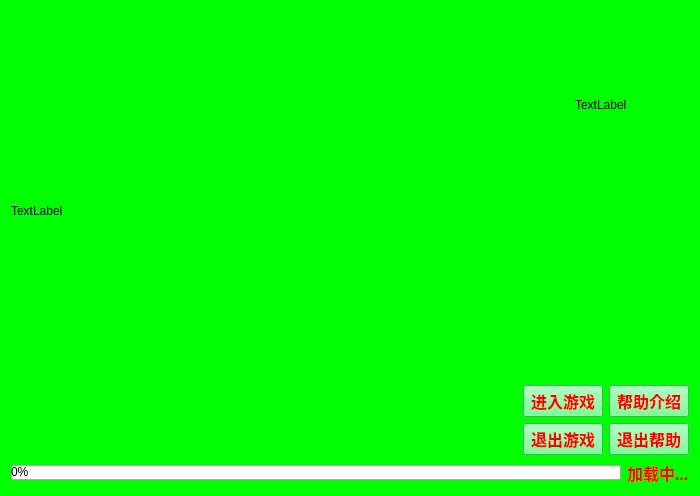
<?xml version="1.0" encoding="UTF-8"?>
<ui version="4.0">
 <class>Widget</class>
 <widget class="QWidget" name="Widget">
  <property name="geometry">
   <rect>
    <x>0</x>
    <y>0</y>
    <width>700</width>
    <height>496</height>
   </rect>
  </property>
  <property name="palette">
   <palette>
    <active>
     <colorrole role="WindowText">
      <brush brushstyle="SolidPattern">
       <color alpha="255">
        <red>0</red>
        <green>0</green>
        <blue>0</blue>
       </color>
      </brush>
     </colorrole>
     <colorrole role="Text">
      <brush brushstyle="SolidPattern">
       <color alpha="255">
        <red>0</red>
        <green>0</green>
        <blue>0</blue>
       </color>
      </brush>
     </colorrole>
     <colorrole role="Base">
      <brush brushstyle="SolidPattern">
       <color alpha="255">
        <red>255</red>
        <green>255</green>
        <blue>255</blue>
       </color>
      </brush>
     </colorrole>
     <colorrole role="Window">
      <brush brushstyle="SolidPattern">
       <color alpha="255">
        <red>0</red>
        <green>255</green>
        <blue>0</blue>
       </color>
      </brush>
     </colorrole>
    </active>
    <inactive>
     <colorrole role="WindowText">
      <brush brushstyle="SolidPattern">
       <color alpha="255">
        <red>0</red>
        <green>0</green>
        <blue>0</blue>
       </color>
      </brush>
     </colorrole>
     <colorrole role="Text">
      <brush brushstyle="SolidPattern">
       <color alpha="255">
        <red>0</red>
        <green>0</green>
        <blue>0</blue>
       </color>
      </brush>
     </colorrole>
     <colorrole role="Base">
      <brush brushstyle="SolidPattern">
       <color alpha="255">
        <red>255</red>
        <green>255</green>
        <blue>255</blue>
       </color>
      </brush>
     </colorrole>
     <colorrole role="Window">
      <brush brushstyle="SolidPattern">
       <color alpha="255">
        <red>0</red>
        <green>255</green>
        <blue>0</blue>
       </color>
      </brush>
     </colorrole>
    </inactive>
    <disabled>
     <colorrole role="WindowText">
      <brush brushstyle="SolidPattern">
       <color alpha="255">
        <red>120</red>
        <green>120</green>
        <blue>120</blue>
       </color>
      </brush>
     </colorrole>
     <colorrole role="Text">
      <brush brushstyle="SolidPattern">
       <color alpha="255">
        <red>120</red>
        <green>120</green>
        <blue>120</blue>
       </color>
      </brush>
     </colorrole>
     <colorrole role="Base">
      <brush brushstyle="SolidPattern">
       <color alpha="255">
        <red>0</red>
        <green>255</green>
        <blue>0</blue>
       </color>
      </brush>
     </colorrole>
     <colorrole role="Window">
      <brush brushstyle="SolidPattern">
       <color alpha="255">
        <red>0</red>
        <green>255</green>
        <blue>0</blue>
       </color>
      </brush>
     </colorrole>
    </disabled>
   </palette>
  </property>
  <property name="acceptDrops">
   <bool>false</bool>
  </property>
  <property name="windowTitle">
   <string>BlackWhite</string>
  </property>
  <property name="windowIcon">
   <iconset>
    <normaloff>ico.ico</normaloff>ico.ico</iconset>
  </property>
  <layout class="QGridLayout" name="gridLayout_2">
   <item row="0" column="0" colspan="2">
    <spacer name="horizontalSpacer_4">
     <property name="orientation">
      <enum>Qt::Horizontal</enum>
     </property>
     <property name="sizeHint" stdset="0">
      <size>
       <width>195</width>
       <height>20</height>
      </size>
     </property>
    </spacer>
   </item>
   <item row="0" column="2" rowspan="2" colspan="2">
    <widget class="QLabel" name="label">
     <property name="text">
      <string>TextLabel</string>
     </property>
    </widget>
   </item>
   <item row="1" column="0">
    <spacer name="verticalSpacer_2">
     <property name="orientation">
      <enum>Qt::Vertical</enum>
     </property>
     <property name="sizeHint" stdset="0">
      <size>
       <width>20</width>
       <height>156</height>
      </size>
     </property>
    </spacer>
   </item>
   <item row="2" column="0">
    <widget class="QLabel" name="label_movie">
     <property name="text">
      <string>TextLabel</string>
     </property>
    </widget>
   </item>
   <item row="3" column="0">
    <spacer name="verticalSpacer">
     <property name="orientation">
      <enum>Qt::Vertical</enum>
     </property>
     <property name="sizeHint" stdset="0">
      <size>
       <width>20</width>
       <height>155</height>
      </size>
     </property>
    </spacer>
   </item>
   <item row="4" column="0">
    <spacer name="horizontalSpacer">
     <property name="orientation">
      <enum>Qt::Horizontal</enum>
     </property>
     <property name="sizeHint" stdset="0">
      <size>
       <width>239</width>
       <height>20</height>
      </size>
     </property>
    </spacer>
   </item>
   <item row="4" column="1" colspan="3">
    <layout class="QGridLayout" name="gridLayout">
     <item row="0" column="0">
      <widget class="QPushButton" name="playGame">
       <property name="sizePolicy">
        <sizepolicy hsizetype="Preferred" vsizetype="Fixed">
         <horstretch>0</horstretch>
         <verstretch>0</verstretch>
        </sizepolicy>
       </property>
       <property name="palette">
        <palette>
         <active>
          <colorrole role="WindowText">
           <brush brushstyle="SolidPattern">
            <color alpha="255">
             <red>255</red>
             <green>85</green>
             <blue>127</blue>
            </color>
           </brush>
          </colorrole>
          <colorrole role="Button">
           <brush brushstyle="SolidPattern">
            <color alpha="255">
             <red>85</red>
             <green>255</green>
             <blue>127</blue>
            </color>
           </brush>
          </colorrole>
          <colorrole role="ButtonText">
           <brush brushstyle="SolidPattern">
            <color alpha="255">
             <red>255</red>
             <green>0</green>
             <blue>0</blue>
            </color>
           </brush>
          </colorrole>
          <colorrole role="Base">
           <brush brushstyle="SolidPattern">
            <color alpha="255">
             <red>85</red>
             <green>255</green>
             <blue>127</blue>
            </color>
           </brush>
          </colorrole>
          <colorrole role="Window">
           <brush brushstyle="SolidPattern">
            <color alpha="255">
             <red>85</red>
             <green>255</green>
             <blue>127</blue>
            </color>
           </brush>
          </colorrole>
         </active>
         <inactive>
          <colorrole role="WindowText">
           <brush brushstyle="SolidPattern">
            <color alpha="255">
             <red>255</red>
             <green>85</green>
             <blue>127</blue>
            </color>
           </brush>
          </colorrole>
          <colorrole role="Button">
           <brush brushstyle="SolidPattern">
            <color alpha="255">
             <red>85</red>
             <green>255</green>
             <blue>127</blue>
            </color>
           </brush>
          </colorrole>
          <colorrole role="ButtonText">
           <brush brushstyle="SolidPattern">
            <color alpha="255">
             <red>255</red>
             <green>0</green>
             <blue>0</blue>
            </color>
           </brush>
          </colorrole>
          <colorrole role="Base">
           <brush brushstyle="SolidPattern">
            <color alpha="255">
             <red>85</red>
             <green>255</green>
             <blue>127</blue>
            </color>
           </brush>
          </colorrole>
          <colorrole role="Window">
           <brush brushstyle="SolidPattern">
            <color alpha="255">
             <red>85</red>
             <green>255</green>
             <blue>127</blue>
            </color>
           </brush>
          </colorrole>
         </inactive>
         <disabled>
          <colorrole role="WindowText">
           <brush brushstyle="SolidPattern">
            <color alpha="255">
             <red>118</red>
             <green>116</green>
             <blue>108</blue>
            </color>
           </brush>
          </colorrole>
          <colorrole role="Button">
           <brush brushstyle="SolidPattern">
            <color alpha="255">
             <red>85</red>
             <green>255</green>
             <blue>127</blue>
            </color>
           </brush>
          </colorrole>
          <colorrole role="ButtonText">
           <brush brushstyle="SolidPattern">
            <color alpha="255">
             <red>118</red>
             <green>116</green>
             <blue>108</blue>
            </color>
           </brush>
          </colorrole>
          <colorrole role="Base">
           <brush brushstyle="SolidPattern">
            <color alpha="255">
             <red>85</red>
             <green>255</green>
             <blue>127</blue>
            </color>
           </brush>
          </colorrole>
          <colorrole role="Window">
           <brush brushstyle="SolidPattern">
            <color alpha="255">
             <red>85</red>
             <green>255</green>
             <blue>127</blue>
            </color>
           </brush>
          </colorrole>
         </disabled>
        </palette>
       </property>
       <property name="font">
        <font>
         <pointsize>12</pointsize>
         <weight>75</weight>
         <bold>true</bold>
        </font>
       </property>
       <property name="styleSheet">
        <string notr="true">background-color: rgb(85, 255, 127);</string>
       </property>
       <property name="text">
        <string>进入游戏</string>
       </property>
       <property name="icon">
        <iconset>
         <normaloff>image/1.jpg</normaloff>image/1.jpg</iconset>
       </property>
      </widget>
     </item>
     <item row="0" column="1">
      <widget class="QPushButton" name="Help">
       <property name="palette">
        <palette>
         <active>
          <colorrole role="Button">
           <brush brushstyle="SolidPattern">
            <color alpha="255">
             <red>85</red>
             <green>255</green>
             <blue>127</blue>
            </color>
           </brush>
          </colorrole>
          <colorrole role="ButtonText">
           <brush brushstyle="SolidPattern">
            <color alpha="255">
             <red>255</red>
             <green>0</green>
             <blue>0</blue>
            </color>
           </brush>
          </colorrole>
          <colorrole role="Base">
           <brush brushstyle="SolidPattern">
            <color alpha="255">
             <red>85</red>
             <green>255</green>
             <blue>127</blue>
            </color>
           </brush>
          </colorrole>
          <colorrole role="Window">
           <brush brushstyle="SolidPattern">
            <color alpha="255">
             <red>85</red>
             <green>255</green>
             <blue>127</blue>
            </color>
           </brush>
          </colorrole>
         </active>
         <inactive>
          <colorrole role="Button">
           <brush brushstyle="SolidPattern">
            <color alpha="255">
             <red>85</red>
             <green>255</green>
             <blue>127</blue>
            </color>
           </brush>
          </colorrole>
          <colorrole role="ButtonText">
           <brush brushstyle="SolidPattern">
            <color alpha="255">
             <red>255</red>
             <green>0</green>
             <blue>0</blue>
            </color>
           </brush>
          </colorrole>
          <colorrole role="Base">
           <brush brushstyle="SolidPattern">
            <color alpha="255">
             <red>85</red>
             <green>255</green>
             <blue>127</blue>
            </color>
           </brush>
          </colorrole>
          <colorrole role="Window">
           <brush brushstyle="SolidPattern">
            <color alpha="255">
             <red>85</red>
             <green>255</green>
             <blue>127</blue>
            </color>
           </brush>
          </colorrole>
         </inactive>
         <disabled>
          <colorrole role="Button">
           <brush brushstyle="SolidPattern">
            <color alpha="255">
             <red>85</red>
             <green>255</green>
             <blue>127</blue>
            </color>
           </brush>
          </colorrole>
          <colorrole role="ButtonText">
           <brush brushstyle="SolidPattern">
            <color alpha="255">
             <red>118</red>
             <green>116</green>
             <blue>108</blue>
            </color>
           </brush>
          </colorrole>
          <colorrole role="Base">
           <brush brushstyle="SolidPattern">
            <color alpha="255">
             <red>85</red>
             <green>255</green>
             <blue>127</blue>
            </color>
           </brush>
          </colorrole>
          <colorrole role="Window">
           <brush brushstyle="SolidPattern">
            <color alpha="255">
             <red>85</red>
             <green>255</green>
             <blue>127</blue>
            </color>
           </brush>
          </colorrole>
         </disabled>
        </palette>
       </property>
       <property name="font">
        <font>
         <pointsize>12</pointsize>
         <weight>75</weight>
         <bold>true</bold>
        </font>
       </property>
       <property name="styleSheet">
        <string notr="true">background-color: rgb(85, 255, 127);</string>
       </property>
       <property name="text">
        <string>帮助介绍</string>
       </property>
       <property name="icon">
        <iconset>
         <normaloff>image/1.jpg</normaloff>image/1.jpg</iconset>
       </property>
      </widget>
     </item>
     <item row="1" column="0">
      <widget class="QPushButton" name="Closegame">
       <property name="palette">
        <palette>
         <active>
          <colorrole role="Button">
           <brush brushstyle="SolidPattern">
            <color alpha="255">
             <red>85</red>
             <green>255</green>
             <blue>127</blue>
            </color>
           </brush>
          </colorrole>
          <colorrole role="ButtonText">
           <brush brushstyle="SolidPattern">
            <color alpha="255">
             <red>255</red>
             <green>0</green>
             <blue>0</blue>
            </color>
           </brush>
          </colorrole>
          <colorrole role="Base">
           <brush brushstyle="SolidPattern">
            <color alpha="255">
             <red>85</red>
             <green>255</green>
             <blue>127</blue>
            </color>
           </brush>
          </colorrole>
          <colorrole role="Window">
           <brush brushstyle="SolidPattern">
            <color alpha="255">
             <red>85</red>
             <green>255</green>
             <blue>127</blue>
            </color>
           </brush>
          </colorrole>
         </active>
         <inactive>
          <colorrole role="Button">
           <brush brushstyle="SolidPattern">
            <color alpha="255">
             <red>85</red>
             <green>255</green>
             <blue>127</blue>
            </color>
           </brush>
          </colorrole>
          <colorrole role="ButtonText">
           <brush brushstyle="SolidPattern">
            <color alpha="255">
             <red>255</red>
             <green>0</green>
             <blue>0</blue>
            </color>
           </brush>
          </colorrole>
          <colorrole role="Base">
           <brush brushstyle="SolidPattern">
            <color alpha="255">
             <red>85</red>
             <green>255</green>
             <blue>127</blue>
            </color>
           </brush>
          </colorrole>
          <colorrole role="Window">
           <brush brushstyle="SolidPattern">
            <color alpha="255">
             <red>85</red>
             <green>255</green>
             <blue>127</blue>
            </color>
           </brush>
          </colorrole>
         </inactive>
         <disabled>
          <colorrole role="Button">
           <brush brushstyle="SolidPattern">
            <color alpha="255">
             <red>85</red>
             <green>255</green>
             <blue>127</blue>
            </color>
           </brush>
          </colorrole>
          <colorrole role="ButtonText">
           <brush brushstyle="SolidPattern">
            <color alpha="255">
             <red>118</red>
             <green>116</green>
             <blue>108</blue>
            </color>
           </brush>
          </colorrole>
          <colorrole role="Base">
           <brush brushstyle="SolidPattern">
            <color alpha="255">
             <red>85</red>
             <green>255</green>
             <blue>127</blue>
            </color>
           </brush>
          </colorrole>
          <colorrole role="Window">
           <brush brushstyle="SolidPattern">
            <color alpha="255">
             <red>85</red>
             <green>255</green>
             <blue>127</blue>
            </color>
           </brush>
          </colorrole>
         </disabled>
        </palette>
       </property>
       <property name="font">
        <font>
         <pointsize>12</pointsize>
         <weight>75</weight>
         <bold>true</bold>
        </font>
       </property>
       <property name="cursor">
        <cursorShape>ArrowCursor</cursorShape>
       </property>
       <property name="styleSheet">
        <string notr="true">background-color: rgb(85, 255, 127);</string>
       </property>
       <property name="text">
        <string>退出游戏</string>
       </property>
       <property name="icon">
        <iconset>
         <normaloff>image/1.jpg</normaloff>image/1.jpg</iconset>
       </property>
      </widget>
     </item>
     <item row="1" column="1">
      <widget class="QPushButton" name="Closehelp">
       <property name="palette">
        <palette>
         <active>
          <colorrole role="Button">
           <brush brushstyle="SolidPattern">
            <color alpha="255">
             <red>85</red>
             <green>255</green>
             <blue>127</blue>
            </color>
           </brush>
          </colorrole>
          <colorrole role="ButtonText">
           <brush brushstyle="SolidPattern">
            <color alpha="255">
             <red>255</red>
             <green>0</green>
             <blue>0</blue>
            </color>
           </brush>
          </colorrole>
          <colorrole role="Base">
           <brush brushstyle="SolidPattern">
            <color alpha="255">
             <red>85</red>
             <green>255</green>
             <blue>127</blue>
            </color>
           </brush>
          </colorrole>
          <colorrole role="Window">
           <brush brushstyle="SolidPattern">
            <color alpha="255">
             <red>85</red>
             <green>255</green>
             <blue>127</blue>
            </color>
           </brush>
          </colorrole>
         </active>
         <inactive>
          <colorrole role="Button">
           <brush brushstyle="SolidPattern">
            <color alpha="255">
             <red>85</red>
             <green>255</green>
             <blue>127</blue>
            </color>
           </brush>
          </colorrole>
          <colorrole role="ButtonText">
           <brush brushstyle="SolidPattern">
            <color alpha="255">
             <red>255</red>
             <green>0</green>
             <blue>0</blue>
            </color>
           </brush>
          </colorrole>
          <colorrole role="Base">
           <brush brushstyle="SolidPattern">
            <color alpha="255">
             <red>85</red>
             <green>255</green>
             <blue>127</blue>
            </color>
           </brush>
          </colorrole>
          <colorrole role="Window">
           <brush brushstyle="SolidPattern">
            <color alpha="255">
             <red>85</red>
             <green>255</green>
             <blue>127</blue>
            </color>
           </brush>
          </colorrole>
         </inactive>
         <disabled>
          <colorrole role="Button">
           <brush brushstyle="SolidPattern">
            <color alpha="255">
             <red>85</red>
             <green>255</green>
             <blue>127</blue>
            </color>
           </brush>
          </colorrole>
          <colorrole role="ButtonText">
           <brush brushstyle="SolidPattern">
            <color alpha="255">
             <red>118</red>
             <green>116</green>
             <blue>108</blue>
            </color>
           </brush>
          </colorrole>
          <colorrole role="Base">
           <brush brushstyle="SolidPattern">
            <color alpha="255">
             <red>85</red>
             <green>255</green>
             <blue>127</blue>
            </color>
           </brush>
          </colorrole>
          <colorrole role="Window">
           <brush brushstyle="SolidPattern">
            <color alpha="255">
             <red>85</red>
             <green>255</green>
             <blue>127</blue>
            </color>
           </brush>
          </colorrole>
         </disabled>
        </palette>
       </property>
       <property name="font">
        <font>
         <pointsize>12</pointsize>
         <weight>75</weight>
         <bold>true</bold>
        </font>
       </property>
       <property name="styleSheet">
        <string notr="true">background-color: rgb(85, 255, 127);</string>
       </property>
       <property name="text">
        <string>退出帮助</string>
       </property>
       <property name="icon">
        <iconset>
         <normaloff>image/1.jpg</normaloff>image/1.jpg</iconset>
       </property>
      </widget>
     </item>
    </layout>
   </item>
   <item row="5" column="0" colspan="3">
    <widget class="QProgressBar" name="progressBar_2">
     <property name="minimumSize">
      <size>
       <width>0</width>
       <height>15</height>
      </size>
     </property>
     <property name="maximumSize">
      <size>
       <width>16777215</width>
       <height>15</height>
      </size>
     </property>
     <property name="acceptDrops">
      <bool>false</bool>
     </property>
     <property name="styleSheet">
      <string notr="true">QProgressBar::chunk
{
	background-color:#CD96CD;
	width:10px;
	margin:0.5px;
}</string>
     </property>
     <property name="value">
      <number>0</number>
     </property>
    </widget>
   </item>
   <item row="5" column="3">
    <widget class="QLabel" name="labelComple_2">
     <property name="palette">
      <palette>
       <active>
        <colorrole role="WindowText">
         <brush brushstyle="SolidPattern">
          <color alpha="255">
           <red>255</red>
           <green>0</green>
           <blue>0</blue>
          </color>
         </brush>
        </colorrole>
       </active>
       <inactive>
        <colorrole role="WindowText">
         <brush brushstyle="SolidPattern">
          <color alpha="255">
           <red>255</red>
           <green>0</green>
           <blue>0</blue>
          </color>
         </brush>
        </colorrole>
       </inactive>
       <disabled>
        <colorrole role="WindowText">
         <brush brushstyle="SolidPattern">
          <color alpha="255">
           <red>118</red>
           <green>116</green>
           <blue>108</blue>
          </color>
         </brush>
        </colorrole>
       </disabled>
      </palette>
     </property>
     <property name="font">
      <font>
       <pointsize>12</pointsize>
       <weight>75</weight>
       <bold>true</bold>
      </font>
     </property>
     <property name="text">
      <string>加载中...</string>
     </property>
    </widget>
   </item>
  </layout>
 </widget>
 <layoutdefault spacing="6" margin="11"/>
 <resources/>
 <connections/>
</ui>
